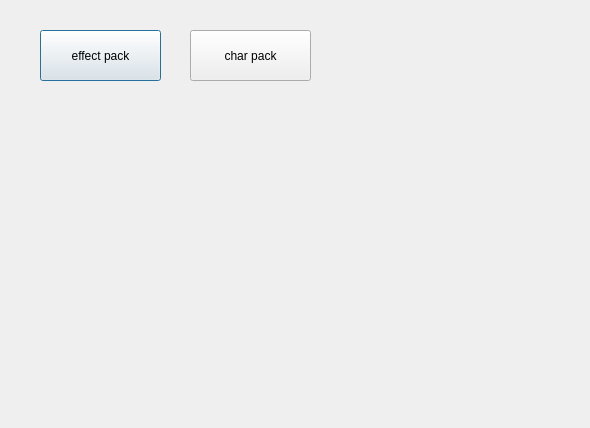
<?xml version="1.0" encoding="UTF-8"?>
<ui version="4.0">
 <class>Dialog</class>
 <widget class="QDialog" name="Dialog">
  <property name="geometry">
   <rect>
    <x>0</x>
    <y>0</y>
    <width>590</width>
    <height>428</height>
   </rect>
  </property>
  <property name="windowTitle">
   <string>Dialog</string>
  </property>
  <widget class="QPushButton" name="m_btnEPack">
   <property name="geometry">
    <rect>
     <x>40</x>
     <y>30</y>
     <width>121</width>
     <height>51</height>
    </rect>
   </property>
   <property name="text">
    <string>effect pack</string>
   </property>
  </widget>
  <widget class="QPushButton" name="m_btnCPack">
   <property name="geometry">
    <rect>
     <x>190</x>
     <y>30</y>
     <width>121</width>
     <height>51</height>
    </rect>
   </property>
   <property name="text">
    <string>char pack</string>
   </property>
  </widget>
  <widget class="QWidget" name="verticalLayoutWidget">
   <property name="geometry">
    <rect>
     <x>10</x>
     <y>10</y>
     <width>571</width>
     <height>411</height>
    </rect>
   </property>
   <layout class="QVBoxLayout" name="m_verticalLayout"/>
  </widget>
 </widget>
 <resources/>
 <connections/>
</ui>
